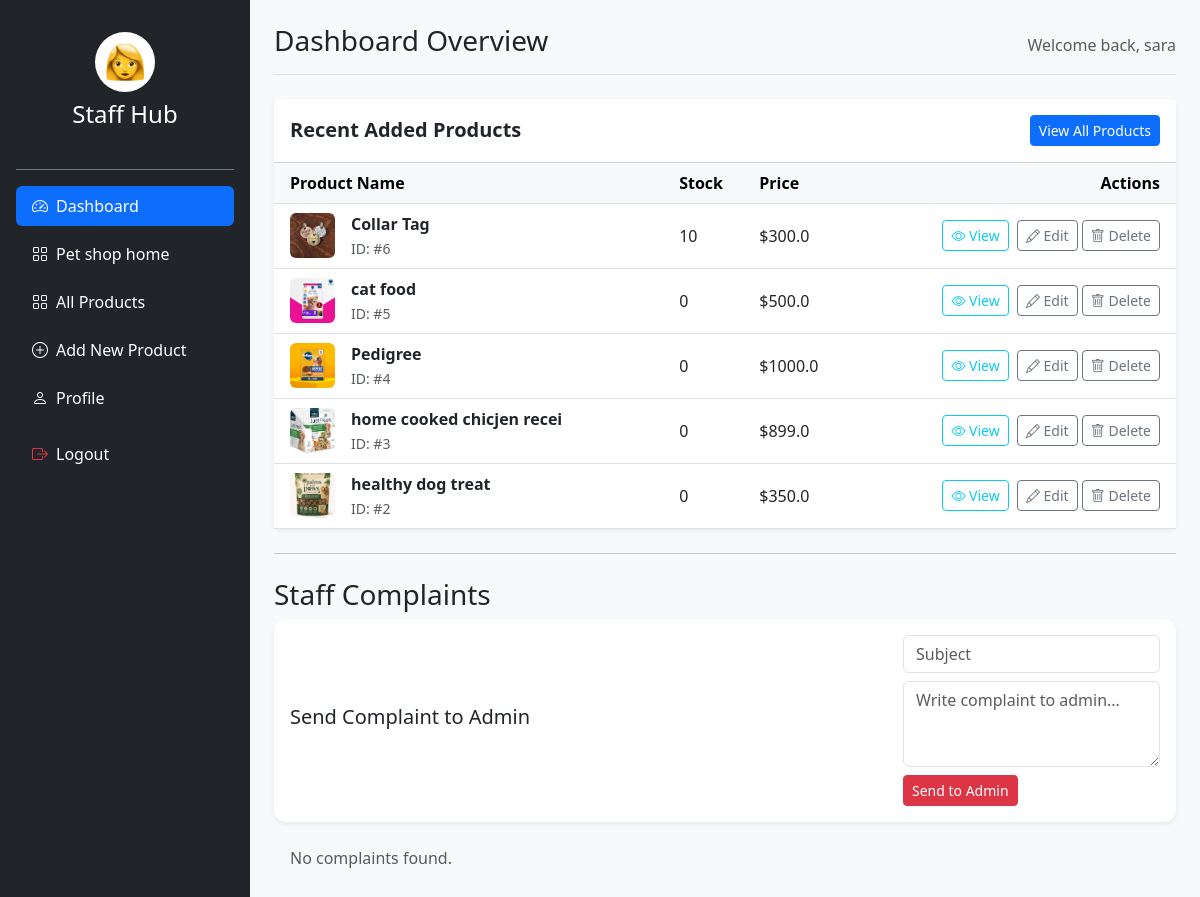
The app's page /staffdash (signed in), older data.
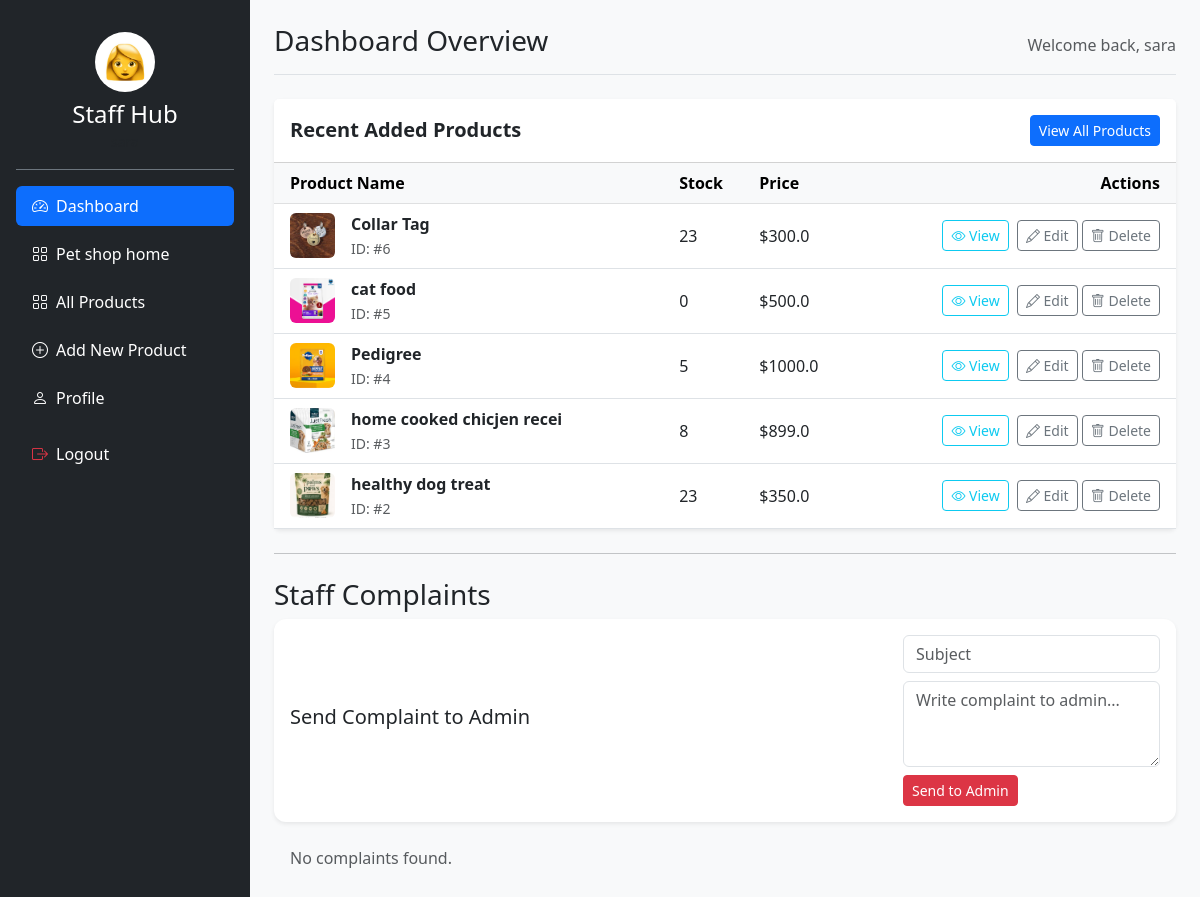
The same page, newer data.
### pet_ecommerce/models.py (models this page shows, shortened)
class Product(models.Model):
    user = models.ForeignKey(
        CustomUser,
        on_delete=models.CASCADE)
    name=models.CharField(max_length=25)
    price=models.FloatField()
    img = models.ImageField(upload_to='products')
    cat = models.ForeignKey(Category_product,on_delete=models.CASCADE,null=True)
    stock=models.IntegerField()
    size=models.IntegerField()
    pro_desc=models.TextField(blank=True)

### accounts/views.py (the view)
# urls.py: path('staffdash',staffdashboard,name="staffdashboard"),
@login_required(login_url='/accounts/login')
def staffdashboard(request):
    if request.user.role != 'staff':
        return redirect('Error')
    else:
     pro=StaffProfile.objects.get(user=request.user)
     products=Product.objects.all().order_by('-id')[:5]
     complaints = Complaint.objects.filter(type='staff').order_by('-created_at')
     return render(request, 'staffdash.html',{'pro':pro,'products':products,'complaints':complaints})

### Templates/staffdash.html (shortened to what the changed rows need)
{% load static %}
<!DOCTYPE html>
<html lang="en">
<head>
  <link href="https://cdn.jsdelivr.net/npm/bootstrap@5.3.0/dist/css/bootstrap.min.css" rel="stylesheet">
  <link rel="stylesheet" href="https://cdn.jsdelivr.net/npm/bootstrap-icons@1.11.0/font/bootstrap-icons.css">
  <link rel="stylesheet" href="{% static 'css/userdash.css' %}">
</head>
<body>
<div class="dashboard-wrapper">
  <aside class="sidebar bg-dark text-white p-3">
    <div class="text-center py-3 border-bottom border-secondary">
      <h2 class="fs-4 mb-0">Staff Hub</h2>
    </div>
  </aside>
  <main class="main-content bg-light p-4">
    <div class="d-flex justify-content-between align-items-center mb-4 pb-2 border-bottom">
      <h1 class="h3">Dashboard Overview</h1>
    </div>
    <div class="card shadow-sm border-0">
      <div class="table-responsive">
        <table class="table table-hover align-middle mb-0">
          <thead class="table-light">
            <tr>
              <th scope="col" class="ps-3">Product Name</th>
                 <th scope="col">Stock</th>
              <th scope="col">Price</th>
              <th scope="col" class="text-end pe-3">Actions</th>
            </tr>
          </thead>
          <tbody>
            {% for product in products %}
            <tr>
              <td class="ps-3">
                <div class="d-flex align-items-center">
                  {% if product.img %}
                    <img src="{{ product.img.url }}" alt="{{ product.name }}" class="rounded me-3" width="45" height="45" style="object-fit: cover;">
                  {% else %}
                    <div class="bg-secondary text-white rounded d-flex align-items-center justify-content-center me-3" style="width: 45px; height: 45px;">
                      <i class="bi bi-image"></i>
                    </div>
                  {% endif %}
                  <div>
                    <span class="fw-semibold d-block">{{ product.name }}</span>
                    <small class="text-muted">ID: #{{ product.id }}</small>
                  </div>
                </div>
              </td>
              <td>{{product.stock}}</td>
              <td>${{ product.price }}</td>
              <td class="text-end pe-3">
                <a href="{% url 'staff_view' product.id %}" class="btn btn-sm btn-outline-info me-1">
                  <i class="bi bi-eye"></i> View
                </a>
                <a href="{% url 'edit_product' product.id %}" class="btn btn-sm btn-outline-secondary">
                  <i class="bi bi-pencil"></i> Edit
                </a>
                 <a href="{% url 'delete_product' product.id %}" class="btn btn-sm btn-outline-secondary">
                  <i class="bi bi-trash"></i> Delete
                </a>
              </td>
            </tr>
            {% endfor %}
          </tbody>
        </table>
      </div>
    </div>
  </main>
</div>
</body>
</html>

Row changes from the older to the newer data that the page shows:
changed Product "Collar Tag": stock "10" → "23"
changed Product "Pedigree": stock "0" → "5"
changed Product "home cooked chicjen recei": stock "0" → "8"
changed Product "healthy dog treat": stock "0" → "23"
